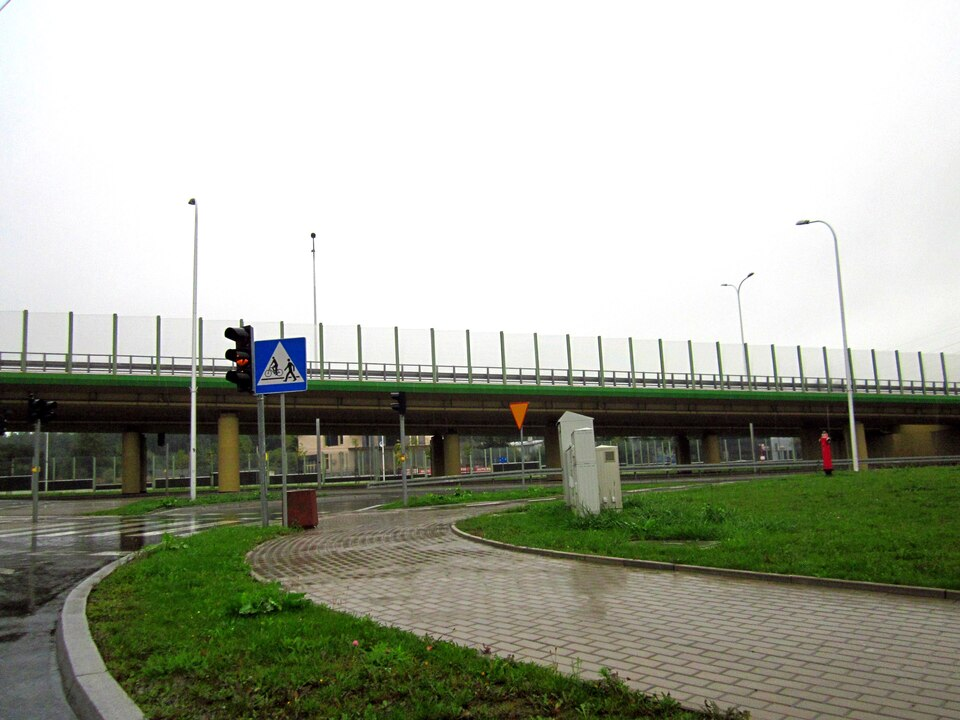
#> input picture artifacts/asphalt-r2/backlog-r3-references/cm28288125.jpg, 960 x 720 px, given in place of f_0011.png, which was not available
$ python tile.py 1.0 1.0 1.0 ../../asphalt-r2/backlog-r3-references/cm28288125.jpg
#> lines starting #> are read from the running program, lines starting #| are printed output that depends on the picture
import sys
from PIL import Image, ImageDraw
t0,t1,step=float(sys.argv[1]),float(sys.argv[2]),float(sys.argv[3]); out=sys.argv[4]
ts=[]; t=t0
while t<=t1+1e-6: ts.append(round(t,1)); t+=step
cols=6; w,h=320,330
img=Image.new('RGB',(cols*w,((len(ts)+cols-1)//cols)*h))
#> img: PIL image 1920x330 RGB; every value is 0
for k,t in enumerate(ts):
    i=int(round(t*10))+1
    a=Image.open(f'fr/f_{i:04d}.png').convert('RGB').crop((0,870,320,1200))
#> a: PIL image 320x330 RGB; every value is 0
    d=ImageDraw.Draw(a); d.text((230,5),f"{t:.1f}s",fill=(255,255,0))
    sp=Image.open(f'fr/f_{i:04d}.png').convert('RGB').crop((440,20,600,70)).resize((80,25))
#> sp: PIL image 80x25 RGB; every value is 255
    a.paste(sp,(235,20))
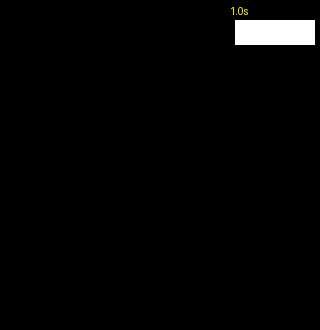
#> a: PIL image 320x330 RGB; mean R, G, B 4.9, 4.9, 4.8
    img.paste(a,((k%cols)*w,(k//cols)*h))
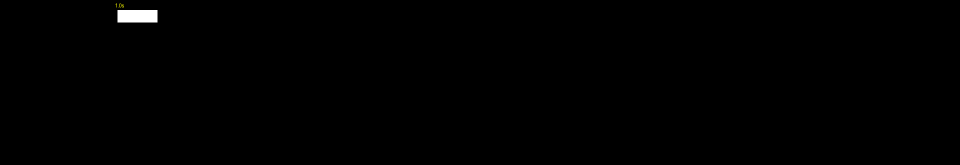
#> img: PIL image 1920x330 RGB (shown at 1/2 size); mean R, G, B 0.8, 0.8, 0.8
img.save(out)

$ run again, on artifacts/asphalt-r2/backlog-r3-references/cm92458474.jpg
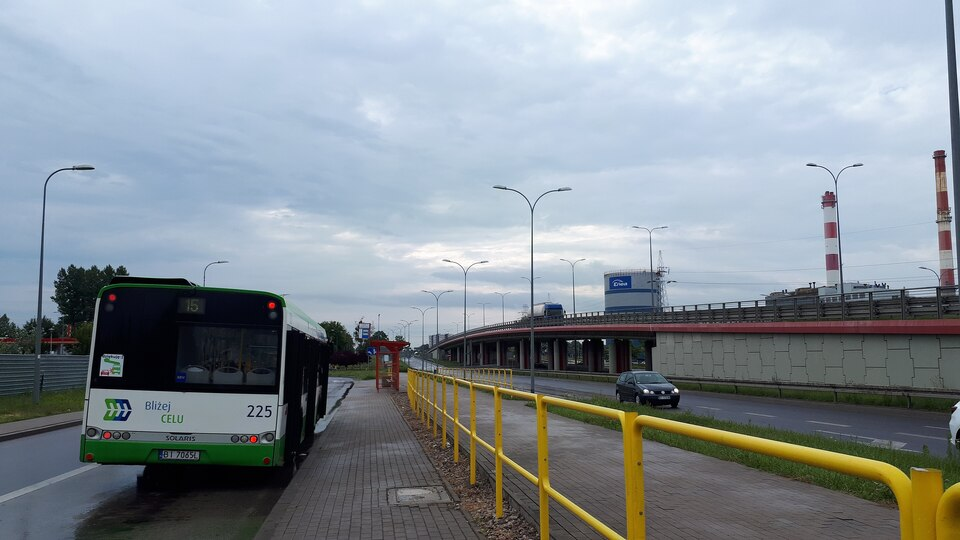
#> input picture artifacts/asphalt-r2/backlog-r3-references/cm92458474.jpg, 960 x 540 px, given in place of f_0011.png, which was not available
#> `sp=Image.open(f'fr/f_{i:04d}.png').convert('RGB').crop((440,20,600,70)..`:
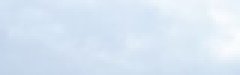
#> sp: PIL image 80x25 RGB (shown 3 times larger); mean R, G, B 216.7, 230.2, 243.9
#> `a.paste(sp,(235,20))`:
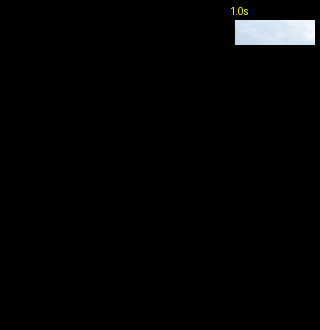
#> a: PIL image 320x330 RGB; mean R, G, B 4.2, 4.5, 4.6

$ run again, on artifacts/asphalt-r2/backlog-r3-references/cm92458688.jpg
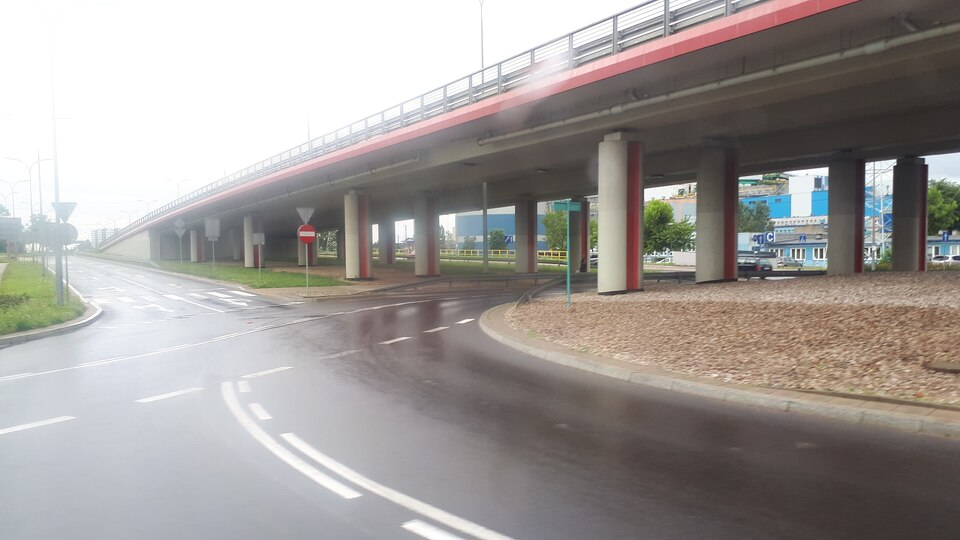
#> input picture artifacts/asphalt-r2/backlog-r3-references/cm92458688.jpg, 960 x 540 px, given in place of f_0011.png, which was not available
#> `sp=Image.open(f'fr/f_{i:04d}.png').convert('RGB').crop((440,20,600,70)..`:
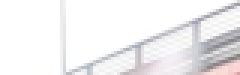
#> sp: PIL image 80x25 RGB (shown 3 times larger); mean R, G, B 240.7, 239.6, 240.7
#> `a.paste(sp,(235,20))`:
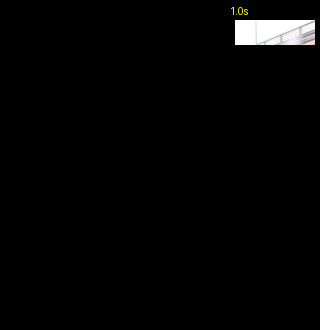
#> a: PIL image 320x330 RGB; mean R, G, B 4.7, 4.6, 4.6
